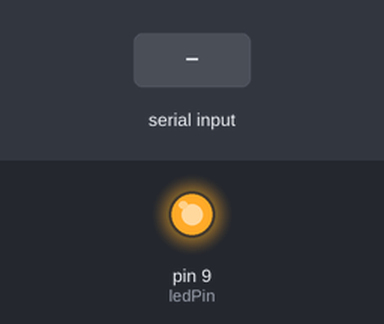
Recording of a sketch running on a simulated Arduino Uno, built with avr-gcc and run on an emulated ATmega328P. Parts: output pins drawn as LEDs (lit = HIGH). Dashed ring = blinking. Inputs (shaded band) come from the test bench.

Above: at 1.2 s.
1.3 s: "b" received over Serial
At 1.45 s:
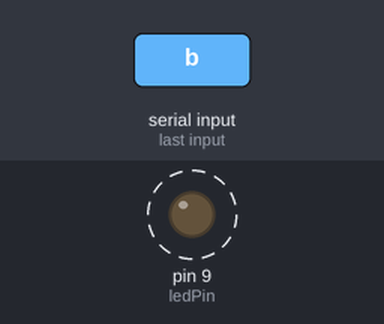
Timing chart, 0 to 4.8 s (numbered marks = the images above; inputs shaded):
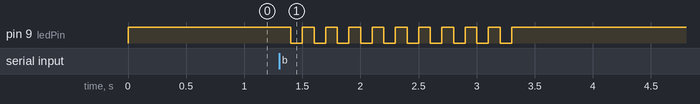

Measured:
- after the input at 1.3 s, pin 9 (ledPin): alternates HIGH for 0.10 s and LOW for 0.10 s, 20 changes in all, then stays HIGH, starting after 0.10 s

The sketch:

GMailNotifier.ino
```cpp
int ledPin = 9;

void setup() {
  Serial.begin(9600);
  //Set pin ledPin to be output pin (connect LED here)
  pinMode(ledPin, OUTPUT);

  //set pin ledPin to be high initially; LED is usually on, but, not blinking
  digitalWrite(ledPin, HIGH);
}

//this procedure is called if we need to blink the LED
void blink_led() {

  //we can't just blink it once, because that wouldn't be noticeable
  //so, we blink it three times
  for(int i = 0; i<10; i++) {
    digitalWrite(ledPin, HIGH);
    delay(100);
    digitalWrite(ledPin, LOW);
    delay(100);
  }

  //reset the LED back to just on, not blinking
  digitalWrite(ledPin, HIGH);
}

//this function is called when we get a character
//over USB/Serial
void got_char(char x) {

  //if we get b over Serial
  if(x == 'b') {
    //... blink the LED
    blink_led();
  }
}

void loop() {
  //check if there's any data available on serial
  if(Serial.available() > 0) {
    //if there is, we read it
    byte byte_read = Serial.read();

    //and call "got_char"
    got_char((char)byte_read);
  }
}
```
